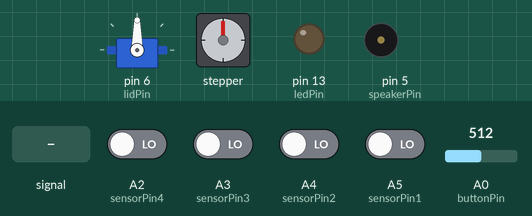
A sketch run on a simulated Arduino Uno, built with avr-gcc and run on an emulated ATmega328P. Shown: servo, stepper motor, output pins drawn as LEDs (lit = HIGH), buzzer (waves = sounding). Dashed ring = blinking. The test bench sets the inputs (shaded band); at power-on: A2 (sensorPin4), A3 (sensorPin3), A4 (sensorPin2), A5 (sensorPin1) LOW, A0 (buttonPin) = 512. Stepper angles assume 2048 steps per turn.

Above: at 1.2 s.
1.3 s: A0 (buttonPin) fed a 200 Hz sine of ±460 counts around its level
At 1.68 s:
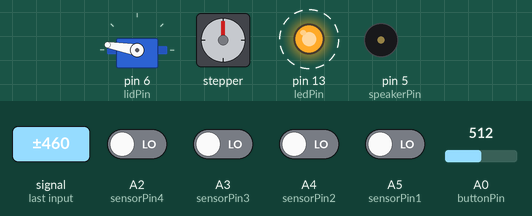
4.3 s: A2 (sensorPin4) driven HIGH
At 4.8 s:
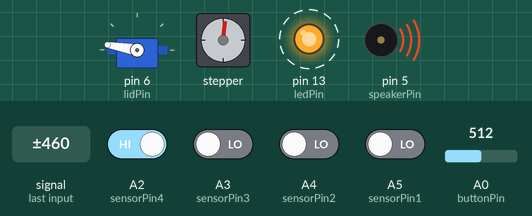
7.3 s: A0 (buttonPin) set to 716
At 8.7 s:
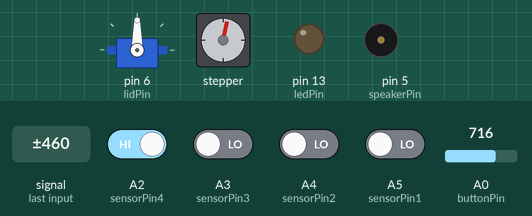
Timing chart, 0 to 10.3 s (numbered marks = the images above; inputs shaded):
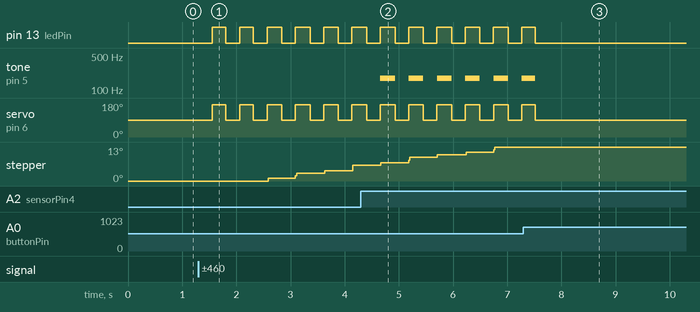

Measured:
- after the input at 4.3 s, tone on pin 5 (speakerPin): alternates 175 Hz for 0.27 s and silent for 0.25 s, starting after 0.36 s
- after the input at 7.3 s, pin 13 (ledPin): goes on until 7.5 s, then stays LOW; tone on pin 5 (speakerPin): goes on until 7.5 s, then stays silent; servo on pin 6 (lidPin): goes on until 7.5 s, then stays 90°; stepper: stays 13° (without the input it goes to 14° after 0.99 s)

The sketch:

musicBox.ino
```cpp
boolean ledVal = LOW;    //ledVal initializes the entire system, everything runs while it is HIGH (boolean true)
const int buttonPin = A0;
const int ledPin = 13;
unsigned long previousMillis;
const unsigned long playTime = 30000;

#include <Servo.h>  //setup the lid servo motor
Servo lidServo;
const int lidPin = 6;

#include <Stepper.h>  //setup both the figurine motor and the music motor, they run at the same speed for simplicity
#define steps_per_motor_revolution 32           //our stepper has 32 steps per motor revolution but a 1/64 gear reduction
                                                //ratio to increase steps per output rotation
#define steps_per_output_revolution 32*64
Stepper steppers(steps_per_motor_revolution, 8, 10, 9, 11);

#include "pitches.h"
int sensorPin1 = A5;
int sensorPin2 = A4;
int sensorPin3 = A3;
int sensorPin4 = A2;
int speakerPin = 5;

void setup(){
  pinMode(buttonPin, INPUT); //system starts on button press
  pinMode(ledPin, OUTPUT);   //just there to show if ledVal it "true"
  lidServo.attach(lidPin);   //tell the Arduino what pin the servo is on, not needed for the steppers
  pinMode(sensorPin1, INPUT);
  pinMode(sensorPin2, INPUT);
  pinMode(sensorPin3, INPUT);
  pinMode(sensorPin4, INPUT);
};

/*
the program runs through the button system to continuously check for a button press, then tells the
lid servo to open or close based on the value of ledVal. ledVal also controlls whether the stepper motors
are running.
*/
void loop(){
  boolean start = button();  //declares start as the returned value of button() (either HIGH or LOW)
  lidMotor(start);       //all other functions run while start is HIGH and stops while start if LOW
  motors(start);
  if(start == HIGH){
    music();
  }else{
    noTone(speakerPin);
  };
};
```

button.ino
```cpp
//button press changes the value of ledVal, and turns on the LED built into pin 13 accordingly.
boolean button(){
  unsigned long currentMillis = millis();
  if(analogRead(buttonPin) > 900){
    previousMillis = currentMillis;
    ledVal = !ledVal;
    delay(250);
  };
  digitalWrite(ledPin, ledVal);
  if(ledVal == HIGH){
    if(currentMillis - previousMillis >= playTime){
      previousMillis = currentMillis;
      ledVal = LOW;
    };
  };
  return ledVal; //gives ledVal to the rest of the program to run while it is HIGH
};
```

lidMotor.ino
```cpp
void lidMotor(boolean play){
  int lidClosed = 90;  //tell the arduino where open and closed is
  int lidOpen = 170;

  if(play == HIGH){   //opens of closes the lid based on the given value of play
    lidServo.write(lidOpen);
  }
  else{
    lidServo.write(lidClosed);
  };
};
```

motors.ino
```cpp
void motors(boolean play){
  steppers.setSpeed(800); //sets the speed of the steppers. Should be <=700 based on https://arduino-info.wikispaces.com/SmallSteppers
  steppers.step(play);    //steps the motor if play is HIGH. only does one step per program cycle, so it cycles through the
                          //other programs, expecially to check for another button press
};
```

music.ino
```cpp
void music(){//plays notes based on the binary input from the IR detectors
  int note[] = {
    digitalRead(sensorPin1), digitalRead(sensorPin2), digitalRead(sensorPin3), digitalRead(sensorPin4)
  };
  if(note[0] == 0 && note[1] == 0 && note[2] == 0 && note[3] == 1){
    tone(speakerPin, NOTE_F3);
  }else if(note[0] == 0 && note[1] == 0 && note[2] == 1 && note[3] == 1){
    tone(speakerPin, NOTE_G3);
  }else if(note[0] == 0 && note[1] == 0 && note[2] == 1 && note[3] == 0){
    tone(speakerPin, NOTE_A3);
  }else if(note[0] == 0 && note[1] == 1 && note[2] == 1 && note[3] == 0){
    tone(speakerPin, NOTE_B3);
  }else if(note[0] == 0 && note[1] == 1 && note[2] == 1 && note[3] == 1){
    tone(speakerPin, NOTE_C4);
  }else if(note[0] == 0 && note[1] == 1 && note[2] == 0 && note[3] == 1){
    tone(speakerPin, NOTE_D4);
  }else if(note[0] == 0 && note[1] == 1 && note[2] == 0 && note[3] == 0){
    tone(speakerPin, NOTE_E4);
  }else if(note[0] == 1 && note[1] == 1 && note[2] == 0 && note[3] == 0){
    tone(speakerPin, NOTE_F4);
  }else if(note[0] == 1 && note[1] == 1 && note[2] == 0 && note[3] == 1){
    tone(speakerPin, NOTE_G4);
  }else if(note[0] == 1 && note[1] == 1 && note[2] == 1 && note[3] == 1){
    tone(speakerPin, NOTE_A4);
  }else if(note[0] == 1 && note[1] == 1 && note[2] == 1 && note[3] == 0){
    tone(speakerPin, NOTE_B4);
  }else if(note[0] == 1 && note[1] == 0 && note[2] == 1 && note[3] == 0){
    tone(speakerPin, NOTE_C5);
  }else if(note[0] == 1 && note[1] == 0 && note[2] == 1 && note[3] == 1){
    tone(speakerPin, NOTE_D5);
  }else if(note[0] == 1 && note[1] == 0 && note[2] == 0 && note[3] == 1){
    tone(speakerPin, NOTE_E5);
  }else if(note[0] == 1 && note[1] == 0 && note[2] == 0 && note[3] == 0){
    tone(speakerPin, NOTE_F5);
  }else{
    noTone(speakerPin);
  };
}
```

pitches.h
```cpp
/*************************************************
 * Public Constants
 *************************************************/

#define NOTE_B0  31
#define NOTE_C1  33
#define NOTE_CS1 35
#define NOTE_D1  37
#define NOTE_DS1 39
#define NOTE_E1  41
#define NOTE_F1  44
#define NOTE_FS1 46
#define NOTE_G1  49
#define NOTE_GS1 52
#define NOTE_A1  55
#define NOTE_AS1 58
#define NOTE_B1  62
#define NOTE_C2  65
#define NOTE_CS2 69
#define NOTE_D2  73
#define NOTE_DS2 78
#define NOTE_E2  82
#define NOTE_F2  87
#define NOTE_FS2 93
#define NOTE_G2  98
#define NOTE_GS2 104
#define NOTE_A2  110
#define NOTE_AS2 117
#define NOTE_B2  123
#define NOTE_C3  131
#define NOTE_CS3 139
#define NOTE_D3  147
#define NOTE_DS3 156
#define NOTE_E3  165
#define NOTE_F3  175
#define NOTE_FS3 185
#define NOTE_G3  196
#define NOTE_GS3 208
#define NOTE_A3  220
#define NOTE_AS3 233
#define NOTE_B3  247
#define NOTE_C4  262
#define NOTE_CS4 277
#define NOTE_D4  294
#define NOTE_DS4 311
#define NOTE_E4  330
#define NOTE_F4  349
#define NOTE_FS4 370
#define NOTE_G4  392
#define NOTE_GS4 415
#define NOTE_A4  440
#define NOTE_AS4 466
#define NOTE_B4  494
#define NOTE_C5  523
#define NOTE_CS5 554
#define NOTE_D5  587
#define NOTE_DS5 622
#define NOTE_E5  659
#define NOTE_F5  698
#define NOTE_FS5 740
#define NOTE_G5  784
#define NOTE_GS5 831
#define NOTE_A5  880
#define NOTE_AS5 932
#define NOTE_B5  988
#define NOTE_C6  1047
#define NOTE_CS6 1109
#define NOTE_D6  1175
#define NOTE_DS6 1245
#define NOTE_E6  1319
#define NOTE_F6  1397
#define NOTE_FS6 1480
#define NOTE_G6  1568
#define NOTE_GS6 1661
#define NOTE_A6  1760
#define NOTE_AS6 1865
#define NOTE_B6  1976
#define NOTE_C7  2093
#define NOTE_CS7 2217
#define NOTE_D7  2349
#define NOTE_DS7 2489
#define NOTE_E7  2637
#define NOTE_F7  2794
#define NOTE_FS7 2960
#define NOTE_G7  3136
#define NOTE_GS7 3322
#define NOTE_A7  3520
#define NOTE_AS7 3729
#define NOTE_B7  3951
#define NOTE_C8  4186
#define NOTE_CS8 4435
#define NOTE_D8  4699
#define NOTE_DS8 4978
```
